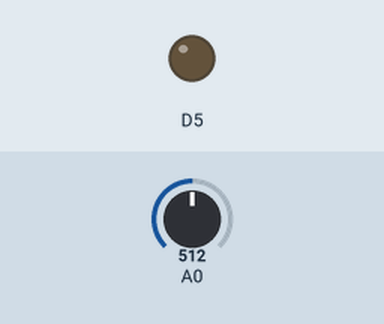
The sketch below on a simulated ESP8266 (NodeMCU). Shown: output pins drawn as LEDs (lit = HIGH). The test bench sets the inputs (shaded band); at power-on: A0 = 512. What the sketch prints to the serial monitor is not drawn.

Above: at 1.2 s.
1.3 s: A0 set to 11
4.3 s: A0 set to 8
At 4.6 s:
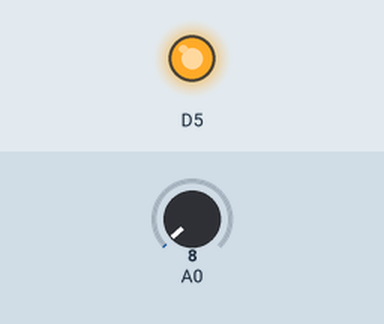
5.8 s: A0 set to 122
At 7.0 s:
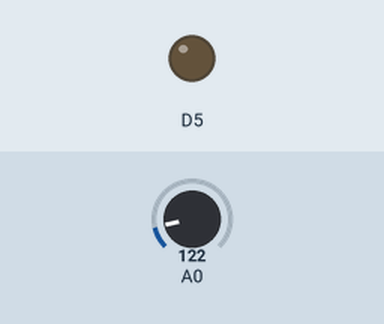
Timing chart, 0 to 8.8 s (numbered marks = the images above; inputs shaded):
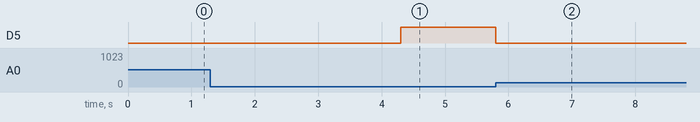

Measured:
- the behaviour switches between 10 and 9 on A0 (found by bisection; images 0 and 1)
- after the input at 4.3 s, D5: LOW → HIGH at once
- after the input at 5.8 s, D5: HIGH → LOW at once

The sketch:

5b_LDR_Control_LED.ino
```cpp
void setup(){
    Serial.begin(115200);
    pinMode(D5, OUTPUT);
}

void loop(){
    int analog = analogRead(A0);
    float volt = analog * (3.3 / 1023.0);

    if(analog < 10){
        digitalWrite(D5, HIGH);
        Serial.println("Kondisi gelap, lampu dihidupkan!");
    }

    else {
        digitalWrite(D5, LOW);
        Serial.println("Kondisi terang, lampu dimatikan!");
    }
}
```
